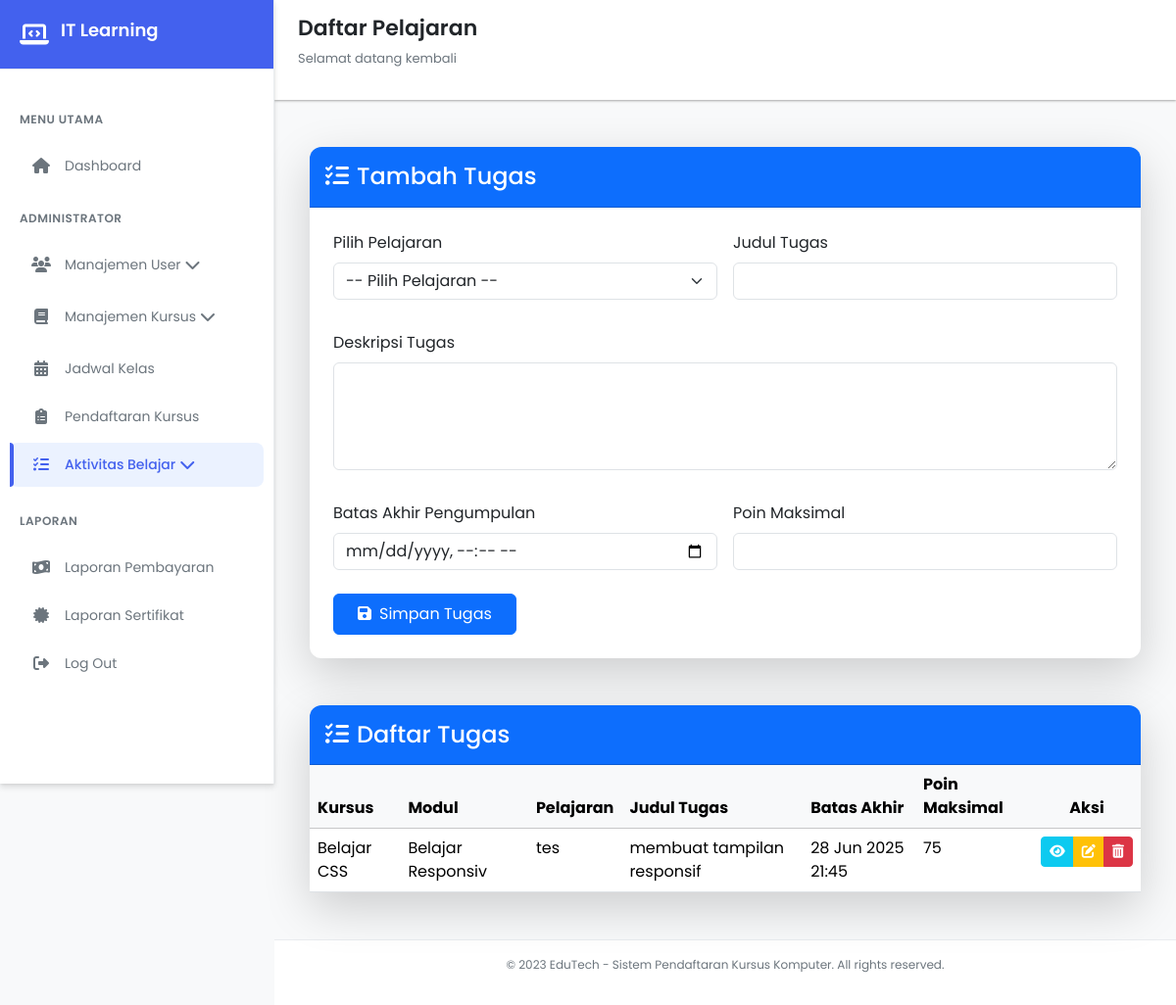
The page /views/dashboard/tugas/tugas.php (signed in) on the database its author committed.
### tables this page shows
CREATE TABLE `assignments` (
  `assignment_id` int(11) NOT NULL,
  `lesson_id` int(11) DEFAULT NULL,
  `judul_tugas` varchar(255) DEFAULT NULL,
  `deskripsi_tugas` text DEFAULT NULL,
  `tanggal_batas_akhir` datetime DEFAULT NULL,
  `poin_maksimal` int(11) DEFAULT NULL
);

CREATE TABLE `courses` (
  `course_id` int(11) NOT NULL,
  `nama_kursus` varchar(255) DEFAULT NULL,
  `deskripsi` text DEFAULT NULL,
  `durasi_jam` int(11) DEFAULT NULL,
  `harga` decimal(10,2) DEFAULT NULL,
  `level` enum('Dasar','Menengah','Lanjut') DEFAULT NULL,
  `status_aktif` tinyint(1) DEFAULT NULL
);

CREATE TABLE `modules` (
  `module_id` int(11) NOT NULL,
  `course_id` int(11) DEFAULT NULL,
  `nama_modul` varchar(255) DEFAULT NULL,
  `deskripsi_modul` text DEFAULT NULL,
  `urutan` int(11) DEFAULT NULL
);

CREATE TABLE `lessons` (
  `lesson_id` int(11) NOT NULL,
  `module_id` int(11) DEFAULT NULL,
  `nama_pelajaran` varchar(255) DEFAULT NULL,
  `konten_pelajaran` varchar(255) DEFAULT NULL,
  `tipe_konten` enum('teks','video','pdf','link') DEFAULT NULL,
  `durasi_menit` int(11) DEFAULT NULL
);

### views/dashboard/tugas/tugas.php (the view, shortened to what this page needs)
<?php
include '../../../database/koneksi.php';
$user_id = (int) $_SESSION['user_id'];
$role    = $_SESSION['role'];
if ($role === 'pengajar') {
   $assignment_query = mysqli_query($conn, "
    SELECT
        a.assignment_id,
        a.judul_tugas,
        a.deskripsi_tugas,
        a.tanggal_batas_akhir,
        a.poin_maksimal,
        l.nama_pelajaran,
        m.nama_modul,
        m.urutan,
        c.nama_kursus,
        c.course_id
    FROM assignments a
    JOIN lessons l ON a.lesson_id = l.lesson_id
    JOIN modules m ON l.module_id = m.module_id
    JOIN courses c ON m.course_id = c.course_id
    JOIN schedules s ON c.course_id = s.course_id
    WHERE s.instructor_id = $user_id
    ORDER BY c.course_id, m.urutan ASC
");
} else {
    $assignment_query = mysqli_query($conn, "
        SELECT a.*, l.nama_pelajaran, m.nama_modul, c.nama_kursus
        FROM assignments a
        JOIN lessons l ON a.lesson_id = l.lesson_id
        JOIN modules m ON l.module_id = m.module_id
        JOIN courses c ON m.course_id = c.course_id
        ORDER BY a.tanggal_batas_akhir DESC
    ");
}
?>
<!DOCTYPE html>
<html lang="id">
<head>
    <link href="https://cdn.jsdelivr.net/npm/bootstrap@5.3.3/dist/css/bootstrap.min.css" rel="stylesheet">
    <link rel="stylesheet" href="https://cdnjs.cloudflare.com/ajax/libs/font-awesome/6.4.0/css/all.min.css">
    <link rel="stylesheet" href="../../../css/dasboard.css">
</head>
<body>
    <div class="sidebar" id="sidebar">
        <div class="sidebar-header">
            <i class="fas fa-laptop-code"></i>
            <h2>IT Learning</h2>
        </div>
        <div class="sidebar-menu">
            <div class="menu-category">Menu Utama</div>
            <div class="menu-item" onclick="window.location.href='../dashboard.php'">
                <i class="fas fa-home"></i>
                <span>Dashboard</span>
            </div>
            <?php if ($_SESSION['role'] == 'admin') : ?>
                <div class="menu-category">Administrator</div>
                <div class="menu-item" onclick="toggleDropdown('user-dropdown')">
                    <i class="fas fa-users"></i>
                    <span>Manajemen User</span>
                    <i class="fas fa-chevron-down ml-auto" id="user-chevron"></i>
                </div>
            <?php endif; ?>
            <div class="menu-item " onclick="toggleDropdown('course-dropdown')">
                <i class="fas fa-book"></i>
                <span>Manajemen Kursus</span>
                <i class="fas fa-chevron-down ml-auto" id="course-chevron"></i>
            </div>
            <div class="menu-item" onclick="window.location.href='../jadwal/jadwal.php'">
                <i class="fas fa-calendar-alt"></i>
                <span>Jadwal Kelas</span>
            </div>
            <?php if ($_SESSION['role'] == 'admin') : ?>
                <div class="menu-item" onclick="window.location.href='../pendaftaran_kursus/pendaftaran.php'">
                    <i class="fas fa-clipboard-list"></i>
                    <span>Pendaftaran Kursus</span>
                </div>
            <?php endif; ?>
            <div class="menu-item active" onclick="toggleDropdown('activity-dropdown')">
                <i class="fas fa-tasks"></i>
                <span>Aktivitas Belajar</span>
                <i class="fas fa-chevron-down ml-auto" id="activity-chevron"></i>
            </div>
            <div class="menu-category">Laporan</div>
            <?php if ($_SESSION['role'] == 'admin') : ?>
                <div class="menu-item" onclick="window.location.href='../pembayaran/laporan_pembayaran.php'">
                    <i class="fas fa-money-bill-wave"></i>
                    <span>Laporan Pembayaran</span>
                </div>
            <?php endif; ?>
            <div class="menu-item" onclick="window.location.href='../sertifikat/sertifikat.php'">
                <i class="fas fa-certificate"></i>
                <span>Laporan Sertifikat</span>
            </div>
            <div class="menu-item" onclick="window.location.href='../../../php/logout.php'">
                <i class="fas fa-sign-out-alt"></i>
                <span>Log Out</span>
            </div>
        </div>
    </div>
    <div class="main-content" id="mainContent">
        <div class="header">
            <div class="header-title">
                <h1>Daftar Pelajaran</h1>
                <p>Selamat datang kembali</p>
            </div>
        </div>
        <div class="content">
<div class="container-fluid py-4">
<div class="card shadow-lg mb-5 border-0">
    <div class="card-header bg-primary text-white py-3">
        <h4 class="mb-0"><i class="fas fa-tasks me-2"></i>Tambah Tugas</h4>
    </div>
    <div class="card-body p-4">
        <form method="POST" action="../../../php/tugas/store.php" class="row g-3 needs-validation" novalidate>
            <div class="col-md-6 mb-3">
                <label for="lesson_id" class="form-label">Pilih Pelajaran</label>
                <select class="form-select" name="lesson_id" id="lesson_id" required>
                    <option value="">-- Pilih Pelajaran --</option>
                </select>
            </div>
            <div class="col-md-6 mb-3">
                <label for="judul_tugas" class="form-label">Judul Tugas</label>
                <input type="text" class="form-control" name="judul_tugas" id="judul_tugas" required>
            </div>
            <div class="col-12 mb-3">
                <label for="deskripsi_tugas" class="form-label">Deskripsi Tugas</label>
                <textarea class="form-control" name="deskripsi_tugas" id="deskripsi_tugas" rows="4" required></textarea>
            </div>
            <div class="col-md-6 mb-3">
                <label for="tanggal_batas_akhir" class="form-label">Batas Akhir Pengumpulan</label>
                <input type="datetime-local" class="form-control" name="tanggal_batas_akhir" id="tanggal_batas_akhir" required>
            </div>
            <div class="col-md-6 mb-3">
                <label for="poin_maksimal" class="form-label">Poin Maksimal</label>
                <input type="number" class="form-control" name="poin_maksimal" id="poin_maksimal" required>
            </div>
            <div class="col-12 mt-2">
                <button type="submit" class="btn btn-primary px-4 py-2">
                    <i class="fas fa-save me-2"></i>Simpan Tugas
                </button>
            </div>
        </form>
    </div>
</div>
<div class="card shadow-lg border-0">
    <div class="card-header bg-primary text-white py-3">
        <h4 class="mb-0"><i class="fas fa-tasks me-2"></i>Daftar Tugas</h4>
    </div>
    <div class="card-body p-0">
        <div class="table-responsive">
            <table class="table table-hover mb-0">
                <thead class="table-light">
                    <tr>
                        <th>Kursus</th>
                        <th>Modul</th>
                        <th>Pelajaran</th>
                        <th>Judul Tugas</th>
                        <th>Batas Akhir</th>
                        <th>Poin Maksimal</th>
                        <th class="text-center">Aksi</th>
                    </tr>
                </thead>
                <tbody>
                    <?php if (mysqli_num_rows($assignment_query) > 0): ?>
                        <?php while ($row = mysqli_fetch_assoc($assignment_query)) : ?>
                            <tr>
                                <td><?= htmlspecialchars($row['nama_kursus']) ?></td>
                                <td><?= htmlspecialchars($row['nama_modul']) ?></td>
                                <td><?= htmlspecialchars($row['nama_pelajaran']) ?></td>
                                <td><?= htmlspecialchars($row['judul_tugas']) ?></td>
                                <td>
                                    <?= date('d M Y H:i', strtotime($row['tanggal_batas_akhir'])) ?>
                                </td>
                                <td><?= (int)$row['poin_maksimal'] ?></td>
                                <td class="text-center">
                                    <div class="btn-group btn-group-sm">
                                        <a href="detail.php?assignment_id=<?= $row['assignment_id'] ?>" class="btn btn-info text-white" title="Detail">
                                            <i class="fas fa-eye"></i>
                                        </a>
                                        <a href="edit.php?assignment_id=<?= $row['assignment_id'] ?>" class="btn btn-warning text-white" title="Edit">
                                            <i class="fas fa-edit"></i>
                                        </a>
                                        <a href="../../../php/tugas/hapus.php?assignment_id=<?= $row['assignment_id'] ?>" class="btn btn-danger" onclick="return confirm('Yakin ingin menghapus tugas ini?')">
                                            <i class="fas fa-trash-alt"></i>
                                        </a>
                                    </div>
                                </td>
                            </tr>
                        <?php endwhile; ?>
                    <?php else: ?>
                        <tr><td colspan="7" class="text-center text-muted">Belum ada tugas ditambahkan.</td></tr>
                    <?php endif; ?>
                </tbody>
            </table>
        </div>
    </div>
</div>
</div>
        </div>
        <div class="footer">
            <p>© 2023 EduTech - Sistem Pendaftaran Kursus Komputer. All rights reserved.</p>
        </div>
    </div>
</body>
</html>

### css/dasboard.css (style rules this page uses)
:root { --primary: #4361ee; --primary-dark: #3a56d4; --primary-light: #ebf2ff; --secondary: #3f37c9; --accent: #4895ef; --success: #4cc9f0; --warning: #f8961e; --danger: #f72585; --light: #f8f9fa; --dark: #212529; --gray: #6c757d; --light-gray: #e9ecef; --white: #ffffff; --shadow-sm: 0 1px 3px rgba(0,0,0,0.12), 0 1px 2px rgba(0,0,0,0.24); --shadow-md: 0 4px 6px rgba(0,0,0,0.1), 0 1px 3px rgba(0,0,0,0.08); --shadow-lg: 0 10px 25px rgba(0,0,0,0.1), 0 5px 10px rgba(0,0,0,0.05); --radius-sm: 8px; --radius-md: 12px; --radius-lg: 16px; --transition: all 0.3s cubic-bezier(0.25, 0.8, 0.25, 1); }
.card { border-radius: 0.75rem; }
.card-header { border-radius: 0.75rem 0.75rem 0 0 !important; }
* { margin: 0; padding: 0; box-sizing: border-box; font-family: 'Poppins', sans-serif; }
body { display: flex; min-height: 100vh; background-color: var(--light); color: var(--dark); transition: var(--transition); }
.sidebar { width: 280px; background: var(--white); height: 100vh; position: fixed; transition: var(--transition); z-index: 1000; box-shadow: var(--shadow-md); border-right: 1px solid var(--light-gray); display: flex; flex-direction: column; }
.sidebar-header { padding: 20px; display: flex; align-items: center; border-bottom: 1px solid var(--light-gray); background: var(--primary); color: var(--white); }
.sidebar-header i { font-size: 24px; margin-right: 12px; color: var(--white); }
.sidebar-header h2 { font-size: 18px; font-weight: 600; }
.sidebar-menu { padding: 20px 0; flex: 1; overflow-y: auto; }
.menu-category { padding: 12px 20px; font-size: 12px; font-weight: 600; text-transform: uppercase; letter-spacing: 0.5px; color: var(--gray); margin-top: 10px; }
.menu-item { padding: 12px 20px; display: flex; align-items: center; cursor: pointer; transition: var(--transition); margin: 4px 10px; border-radius: var(--radius-sm); color: var(--gray); }
.menu-item.active { background-color: var(--primary-light); color: var(--primary); font-weight: 500; position: relative; }
.menu-item.active::before { content: ''; position: absolute; left: 0; top: 0; height: 100%; width: 4px; background-color: var(--primary); border-radius: 0 var(--radius-sm) var(--radius-sm) 0; }
.menu-item i { width: 24px; margin-right: 12px; font-size: 16px; text-align: center; }
.menu-item span { font-size: 14px; }
.main-content { flex: 1; margin-left: 280px; transition: var(--transition); min-height: 100vh; display: flex; flex-direction: column; }
.header { display: flex; justify-content: space-between; align-items: center; padding: 16px 24px; background-color: var(--white); box-shadow: var(--shadow-sm); z-index: 100; position: sticky; top: 0; }
.header-title h1 { color: var(--dark); font-size: 22px; font-weight: 600; }
.header-title p { font-size: 13px; color: var(--gray); margin-top: 2px; }
.content { flex: 1; padding: 24px; background-color: var(--light); }
.footer { text-align: center; padding: 16px; font-size: 12px; color: var(--gray); border-top: 1px solid var(--light-gray); background-color: var(--white); }

### rows shown on the page
assignments: courses.nama_kursus "Belajar CSS", modules.nama_modul "Belajar Responsiv", lesson.nama_pelajaran "tes", judul_tugas "membuat tampilan responsif", tanggal_batas_akhir "28 Jun 2025 21:45", poin_maksimal "75"
